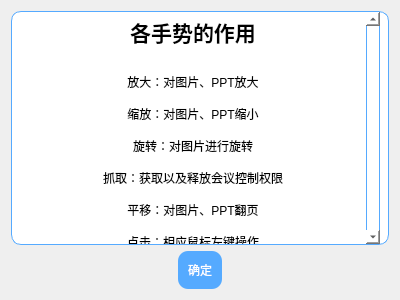
<?xml version="1.0" encoding="UTF-8"?>
<ui version="4.0">
 <class>Dialog</class>
 <widget class="QDialog" name="Dialog">
  <property name="geometry">
   <rect>
    <x>0</x>
    <y>0</y>
    <width>400</width>
    <height>300</height>
   </rect>
  </property>
  <property name="windowTitle">
   <string>手势说明</string>
  </property>
  <layout class="QGridLayout" name="gridLayout">
   <item row="1" column="2">
    <spacer name="horizontalSpacer_2">
     <property name="orientation">
      <enum>Qt::Horizontal</enum>
     </property>
     <property name="sizeHint" stdset="0">
      <size>
       <width>160</width>
       <height>20</height>
      </size>
     </property>
    </spacer>
   </item>
   <item row="1" column="0">
    <spacer name="horizontalSpacer">
     <property name="orientation">
      <enum>Qt::Horizontal</enum>
     </property>
     <property name="sizeHint" stdset="0">
      <size>
       <width>160</width>
       <height>20</height>
      </size>
     </property>
    </spacer>
   </item>
   <item row="1" column="1">
    <widget class="QPushButton" name="pushButton">
     <property name="styleSheet">
      <string notr="true">color: rgb(255, 255, 255);

background-color: rgb(85, 170, 255);

padding:10px;

border-radius:10px
</string>
     </property>
     <property name="text">
      <string>确定</string>
     </property>
    </widget>
   </item>
   <item row="0" column="0" colspan="3">
    <widget class="QTextBrowser" name="textBrowser">
     <property name="styleSheet">
      <string notr="true">border: 1px solid rgb(85, 170, 255);
border-radius: 10px;
padding: 0 8px;
background-color: rgb(255, 255, 255);</string>
     </property>
     <property name="html">
      <string>&lt;!DOCTYPE HTML PUBLIC &quot;-//W3C//DTD HTML 4.0//EN&quot; &quot;http://www.w3.org/TR/REC-html40/strict.dtd&quot;&gt;
&lt;html&gt;&lt;head&gt;&lt;meta name=&quot;qrichtext&quot; content=&quot;1&quot; /&gt;&lt;style type=&quot;text/css&quot;&gt;
p, li { white-space: pre-wrap; }
&lt;/style&gt;&lt;/head&gt;&lt;body style=&quot; font-family:'SimSun'; font-size:9pt; font-weight:400; font-style:normal;&quot;&gt;
&lt;p align=&quot;center&quot; style=&quot; margin-top:0px; margin-bottom:0px; margin-left:0px; margin-right:0px; -qt-block-indent:0; text-indent:0px;&quot;&gt;&lt;span style=&quot; font-size:16pt; font-weight:600;&quot;&gt;各手势的作用&lt;/span&gt;&lt;/p&gt;
&lt;p align=&quot;center&quot; style=&quot;-qt-paragraph-type:empty; margin-top:0px; margin-bottom:0px; margin-left:0px; margin-right:0px; -qt-block-indent:0; text-indent:0px; font-size:16pt; font-weight:600;&quot;&gt;&lt;br /&gt;&lt;/p&gt;
&lt;p align=&quot;center&quot; style=&quot; margin-top:0px; margin-bottom:0px; margin-left:0px; margin-right:0px; -qt-block-indent:0; text-indent:0px;&quot;&gt;放大：对图片、PPT放大&lt;/p&gt;
&lt;p align=&quot;center&quot; style=&quot;-qt-paragraph-type:empty; margin-top:0px; margin-bottom:0px; margin-left:0px; margin-right:0px; -qt-block-indent:0; text-indent:0px;&quot;&gt;&lt;br /&gt;&lt;/p&gt;
&lt;p align=&quot;center&quot; style=&quot; margin-top:0px; margin-bottom:0px; margin-left:0px; margin-right:0px; -qt-block-indent:0; text-indent:0px;&quot;&gt;缩放：对图片、PPT缩小&lt;/p&gt;
&lt;p align=&quot;center&quot; style=&quot;-qt-paragraph-type:empty; margin-top:0px; margin-bottom:0px; margin-left:0px; margin-right:0px; -qt-block-indent:0; text-indent:0px;&quot;&gt;&lt;br /&gt;&lt;/p&gt;
&lt;p align=&quot;center&quot; style=&quot; margin-top:0px; margin-bottom:0px; margin-left:0px; margin-right:0px; -qt-block-indent:0; text-indent:0px;&quot;&gt;旋转：对图片进行旋转&lt;/p&gt;
&lt;p align=&quot;center&quot; style=&quot;-qt-paragraph-type:empty; margin-top:0px; margin-bottom:0px; margin-left:0px; margin-right:0px; -qt-block-indent:0; text-indent:0px;&quot;&gt;&lt;br /&gt;&lt;/p&gt;
&lt;p align=&quot;center&quot; style=&quot; margin-top:0px; margin-bottom:0px; margin-left:0px; margin-right:0px; -qt-block-indent:0; text-indent:0px;&quot;&gt;抓取：获取以及释放会议控制权限&lt;/p&gt;
&lt;p align=&quot;center&quot; style=&quot;-qt-paragraph-type:empty; margin-top:0px; margin-bottom:0px; margin-left:0px; margin-right:0px; -qt-block-indent:0; text-indent:0px;&quot;&gt;&lt;br /&gt;&lt;/p&gt;
&lt;p align=&quot;center&quot; style=&quot; margin-top:0px; margin-bottom:0px; margin-left:0px; margin-right:0px; -qt-block-indent:0; text-indent:0px;&quot;&gt;平移：对图片、PPT翻页&lt;/p&gt;
&lt;p align=&quot;center&quot; style=&quot;-qt-paragraph-type:empty; margin-top:0px; margin-bottom:0px; margin-left:0px; margin-right:0px; -qt-block-indent:0; text-indent:0px;&quot;&gt;&lt;br /&gt;&lt;/p&gt;
&lt;p align=&quot;center&quot; style=&quot; margin-top:0px; margin-bottom:0px; margin-left:0px; margin-right:0px; -qt-block-indent:0; text-indent:0px;&quot;&gt;点击：相应鼠标左键操作&lt;/p&gt;
&lt;p align=&quot;center&quot; style=&quot;-qt-paragraph-type:empty; margin-top:0px; margin-bottom:0px; margin-left:0px; margin-right:0px; -qt-block-indent:0; text-indent:0px;&quot;&gt;&lt;br /&gt;&lt;/p&gt;
&lt;p align=&quot;center&quot; style=&quot; margin-top:0px; margin-bottom:0px; margin-left:0px; margin-right:0px; -qt-block-indent:0; text-indent:0px;&quot;&gt;截图：截取桌面全屏图片保存&lt;/p&gt;&lt;/body&gt;&lt;/html&gt;</string>
     </property>
    </widget>
   </item>
  </layout>
 </widget>
 <resources/>
 <connections>
  <connection>
   <sender>pushButton</sender>
   <signal>clicked()</signal>
   <receiver>Dialog</receiver>
   <slot>accept()</slot>
   <hints>
    <hint type="sourcelabel">
     <x>201</x>
     <y>281</y>
    </hint>
    <hint type="destinationlabel">
     <x>259</x>
     <y>278</y>
    </hint>
   </hints>
  </connection>
 </connections>
</ui>
